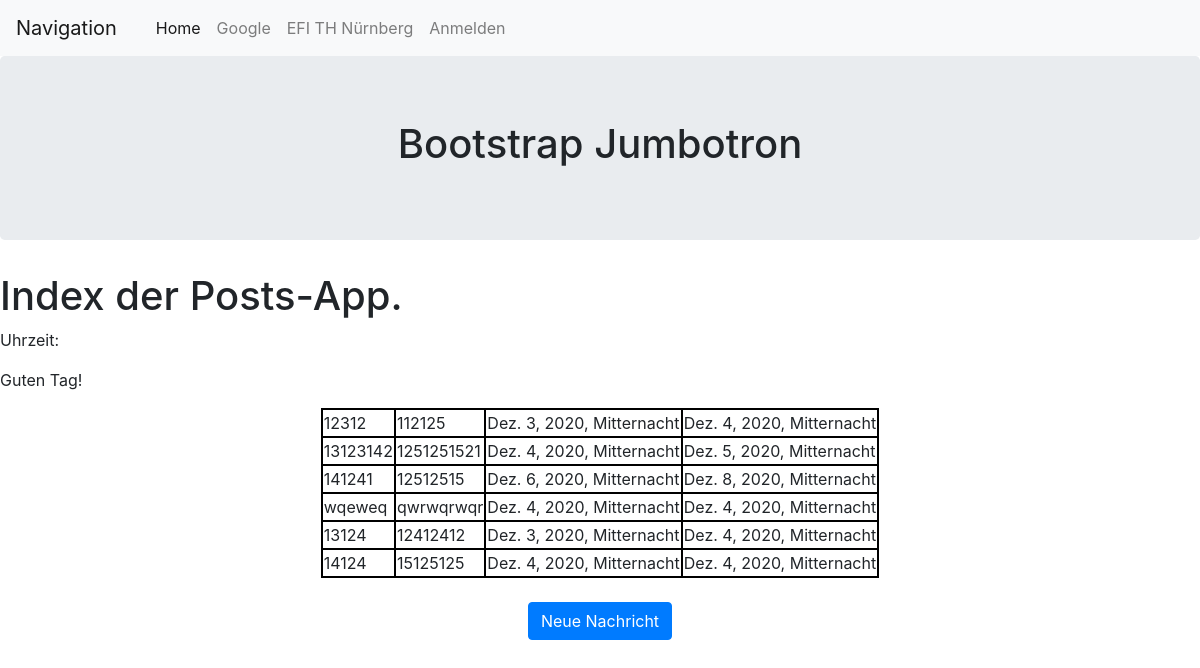
The app's page /posts/, older data.
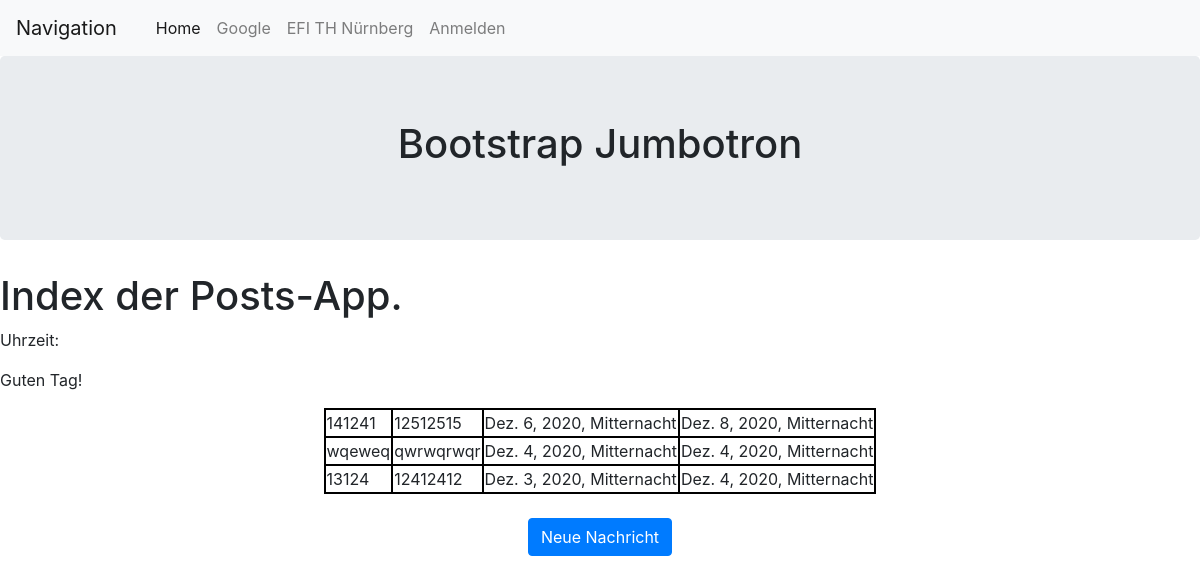
The same page, newer data.
### posts/models.py (models this page shows)
class Notice(models.Model):
    notice_title = models.CharField(max_length=80)
    notice_text = models.CharField(max_length=400)
    pub_start = models.DateTimeField()
    pub_end = models.DateTimeField()

### posts/views.py (the view)
# urls.py: path( '', views.index, name="index" ),
def index(request):
    initLogger()
    notices = Notice.objects.all()
    notices = notices.filter(pub_end__gte=timezone.now())
    context = {'notices': notices, 'current':time.localtime() }  #dictionary type
    return render (request, 'posts/posts.html',context)

### posts/views.py (called while the page is built)
def initLogger():
    global logger
    if logger == None:
        logger = logging.getLogger("django.db.backends")
        logger.setLevel(logging.DEBUG)
        logger.addHandler(logging.StreamHandler())

### templates/posts/posts.html (shortened to what this page needs)
{% extends "base.html" %}
{% block navigation %}
    <nav class="navbar navbar-expand-lg navbar-light bg-light">
        <a class="navbar-brand" href="#">Navigation</a>
        <div class="container-fluid">
            <ul class="nav navbar-nav">
                <li class="nav-item active"><a class="nav-link" href="http://127.0.0.1:8000/">Home</a></li>
                <li class="nav-item"><a class="nav-link" href="https://www.google.com/">Google</a></li>
                <li class="nav-item"><a class="nav-link" href="https://www.th-nuernberg.de/fakultaeten/efi/">EFI TH Nürnberg</a></li>
                {% if not user.is_authenticated %}
                    <li class="nav-item"><a class="nav-link" href="{% url 'login' %}?next=/posts">Anmelden</a></li>
                {% endif %}
            </ul>
        </div>
    </nav>
{% endblock %}
{% block content %}
    <div class ="jumbotron">
        <h1 align = "center">Bootstrap Jumbotron</h1>
    </div>
    <h1>  Index der Posts-App.</h1>
    <p>  Uhrzeit:{{ now }}</p>
    {% if current.tm_hour < 12 %}
        <p>Guten morgen!</p>
    {% elif current.tm_hour < 18 %}
        <p>Guten Tag!</p>
    {% else %}
        <p>Guten Abend!</p>
    {% endif %}
    <table align="center">
    {%  for notice in notices %}
       <tr>
            <td>{{ notice.notice_title }}</td>
            <td>{{ notice.notice_text }}</td>
            <td>{{ notice.pub_start }}</td>
            <td>{{ notice.pub_end}}</td>
        </tr>
    {%  endfor %}
    </table>
    <br>
    <p align="center"><a href="{% url 'new' %}" class="btn btn-primary" role="button">Neue Nachricht</a></p>
{% endblock %}

### templates/base.html (shortened to what this page needs)
<!DOCTYPE html>
<html lang="en">
<head>
    <link rel="stylesheet" href="https://cdn.jsdelivr.net/npm/bootstrap@4.5.3/dist/css/bootstrap.min.css">
</head>
<body>
{% block navigation %} Navigation {% endblock %}
{% block content %} Platzhalter {% endblock %}
</body>
</html>

### templates/posts/posts.html (style rules this page uses)
table,td { border: 2px solid #000000; }

Row changes from the older to the newer data that the page shows:
removed Notice: notice_title "12312", notice_text "112125", pub_start "Dez. 3, 2020, Mitternacht", pub_end "Dez. 4, 2020, Mitternacht"
removed Notice: notice_title "13123142", notice_text "1251251521", pub_start "Dez. 4, 2020, Mitternacht", pub_end "Dez. 5, 2020, Mitternacht"
removed Notice: notice_title "14124", notice_text "15125125", pub_start "Dez. 4, 2020, Mitternacht", pub_end "Dez. 4, 2020, Mitternacht"
